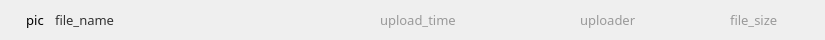
<?xml version="1.0" encoding="UTF-8"?>
<ui version="4.0">
 <class>FileItemWidget</class>
 <widget class="QWidget" name="FileItemWidget">
  <property name="geometry">
   <rect>
    <x>0</x>
    <y>0</y>
    <width>825</width>
    <height>40</height>
   </rect>
  </property>
  <property name="windowTitle">
   <string>Form</string>
  </property>
  <property name="styleSheet">
   <string notr="true">background: none;
border: none</string>
  </property>
  <layout class="QGridLayout" name="gridLayout">
   <property name="leftMargin">
    <number>25</number>
   </property>
   <property name="topMargin">
    <number>5</number>
   </property>
   <property name="rightMargin">
    <number>25</number>
   </property>
   <property name="bottomMargin">
    <number>5</number>
   </property>
   <property name="spacing">
    <number>0</number>
   </property>
   <item row="0" column="6">
    <widget class="QLabel" name="file_size_text">
     <property name="minimumSize">
      <size>
       <width>70</width>
       <height>0</height>
      </size>
     </property>
     <property name="maximumSize">
      <size>
       <width>70</width>
       <height>16777215</height>
      </size>
     </property>
     <property name="font">
      <font>
       <family>微软雅黑</family>
       <pointsize>10</pointsize>
      </font>
     </property>
     <property name="styleSheet">
      <string notr="true">color: #999999;</string>
     </property>
     <property name="text">
      <string>file_size</string>
     </property>
     <property name="alignment">
      <set>Qt::AlignLeading|Qt::AlignLeft|Qt::AlignVCenter</set>
     </property>
    </widget>
   </item>
   <item row="0" column="0">
    <widget class="QLabel" name="file_type_pic">
     <property name="minimumSize">
      <size>
       <width>20</width>
       <height>20</height>
      </size>
     </property>
     <property name="maximumSize">
      <size>
       <width>20</width>
       <height>20</height>
      </size>
     </property>
     <property name="font">
      <font>
       <family>微软雅黑</family>
       <pointsize>10</pointsize>
      </font>
     </property>
     <property name="text">
      <string>pic</string>
     </property>
     <property name="scaledContents">
      <bool>true</bool>
     </property>
     <property name="alignment">
      <set>Qt::AlignCenter</set>
     </property>
    </widget>
   </item>
   <item row="0" column="3">
    <spacer name="horizontalSpacer">
     <property name="orientation">
      <enum>Qt::Horizontal</enum>
     </property>
     <property name="sizeHint" stdset="0">
      <size>
       <width>40</width>
       <height>20</height>
      </size>
     </property>
    </spacer>
   </item>
   <item row="0" column="4">
    <widget class="QLabel" name="upload_time_text">
     <property name="minimumSize">
      <size>
       <width>200</width>
       <height>0</height>
      </size>
     </property>
     <property name="maximumSize">
      <size>
       <width>200</width>
       <height>16777215</height>
      </size>
     </property>
     <property name="font">
      <font>
       <family>微软雅黑</family>
       <pointsize>10</pointsize>
      </font>
     </property>
     <property name="styleSheet">
      <string notr="true">color: #999999;</string>
     </property>
     <property name="text">
      <string>upload_time</string>
     </property>
     <property name="alignment">
      <set>Qt::AlignLeading|Qt::AlignLeft|Qt::AlignVCenter</set>
     </property>
    </widget>
   </item>
   <item row="0" column="5">
    <widget class="QLabel" name="uploader_text">
     <property name="minimumSize">
      <size>
       <width>150</width>
       <height>0</height>
      </size>
     </property>
     <property name="maximumSize">
      <size>
       <width>150</width>
       <height>16777215</height>
      </size>
     </property>
     <property name="font">
      <font>
       <family>微软雅黑</family>
       <pointsize>10</pointsize>
      </font>
     </property>
     <property name="styleSheet">
      <string notr="true">color: #999999;</string>
     </property>
     <property name="text">
      <string>uploader</string>
     </property>
     <property name="alignment">
      <set>Qt::AlignLeading|Qt::AlignLeft|Qt::AlignVCenter</set>
     </property>
    </widget>
   </item>
   <item row="0" column="2">
    <widget class="QLabel" name="filename_text">
     <property name="font">
      <font>
       <family>微软雅黑</family>
       <pointsize>10</pointsize>
      </font>
     </property>
     <property name="styleSheet">
      <string notr="true">color: #333333;</string>
     </property>
     <property name="text">
      <string>file_name</string>
     </property>
    </widget>
   </item>
   <item row="0" column="1">
    <spacer name="horizontalSpacer_2">
     <property name="orientation">
      <enum>Qt::Horizontal</enum>
     </property>
     <property name="sizeType">
      <enum>QSizePolicy::Fixed</enum>
     </property>
     <property name="sizeHint" stdset="0">
      <size>
       <width>10</width>
       <height>20</height>
      </size>
     </property>
    </spacer>
   </item>
  </layout>
 </widget>
 <resources/>
 <connections/>
</ui>
